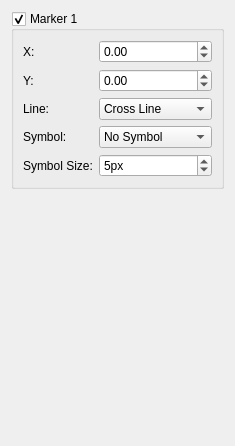
       <widget class="QWidget" name="tab_3">
        <attribute name="title">
         <string>Markers</string>
        </attribute>
        <layout class="QVBoxLayout" name="verticalLayout_25">
         <item>
          <widget class="QGroupBox" name="marker1Group">
           <property name="title">
            <string>Marker 1</string>
           </property>
           <property name="checkable">
            <bool>true</bool>
           </property>
           <layout class="QGridLayout" name="gridLayout">
            <item row="2" column="0">
             <widget class="QLabel" name="label_9">
              <property name="text">
               <string>Line:</string>
              </property>
             </widget>
            </item>
            <item row="1" column="0">
             <widget class="QLabel" name="label_8">
              <property name="text">
               <string>Y:</string>
              </property>
             </widget>
            </item>
            <item row="0" column="0">
             <widget class="QLabel" name="label_5">
              <property name="text">
               <string>X:</string>
              </property>
             </widget>
            </item>
            <item row="2" column="1">
             <widget class="QComboBox" name="marker1LineCombo">
              <property name="currentIndex">
               <number>3</number>
              </property>
              <item>
               <property name="text">
                <string>No Line</string>
               </property>
              </item>
              <item>
               <property name="text">
                <string>Horizontal Line</string>
               </property>
              </item>
              <item>
               <property name="text">
                <string>Vertical Line</string>
               </property>
              </item>
              <item>
               <property name="text">
                <string>Cross Line</string>
               </property>
              </item>
             </widget>
            </item>
            <item row="1" column="1">
             <widget class="QDoubleSpinBox" name="marker1YSpin">
              <property name="minimum">
               <double>-999999999.000000000000000</double>
              </property>
              <property name="maximum">
               <double>999999999.000000000000000</double>
              </property>
             </widget>
            </item>
            <item row="3" column="0">
             <widget class="QLabel" name="label_10">
              <property name="text">
               <string>Symbol:</string>
              </property>
             </widget>
            </item>
            <item row="0" column="1">
             <widget class="QDoubleSpinBox" name="marker1XSpin">
              <property name="minimum">
               <double>-999999999.000000000000000</double>
              </property>
              <property name="maximum">
               <double>999999999.000000000000000</double>
              </property>
             </widget>
            </item>
            <item row="3" column="1">
             <widget class="QComboBox" name="marker1SymbolCombo">
              <item>
               <property name="text">
                <string>No Symbol</string>
               </property>
              </item>
              <item>
               <property name="text">
                <string>Ellipse</string>
               </property>
              </item>
              <item>
               <property name="text">
                <string>Rect</string>
               </property>
              </item>
              <item>
               <property name="text">
                <string>Diamond</string>
               </property>
              </item>
              <item>
               <property name="text">
                <string>Triangle</string>
               </property>
              </item>
              <item>
               <property name="text">
                <string>DTriangle</string>
               </property>
              </item>
              <item>
               <property name="text">
                <string>UTriangle</string>
               </property>
              </item>
              <item>
               <property name="text">
                <string>LTriangle</string>
               </property>
              </item>
              <item>
               <property name="text">
                <string>RTriangle</string>
               </property>
              </item>
              <item>
               <property name="text">
                <string>Cross</string>
               </property>
              </item>
              <item>
               <property name="text">
                <string>X Cross</string>
               </property>
              </item>
              <item>
               <property name="text">
                <string>HLine</string>
               </property>
              </item>
              <item>
               <property name="text">
                <string>VLine</string>
               </property>
              </item>
              <item>
               <property name="text">
                <string>Star 1</string>
               </property>
              </item>
              <item>
               <property name="text">
                <string>Star 2</string>
               </property>
              </item>
              <item>
               <property name="text">
                <string>Hexagon</string>
               </property>
              </item>
             </widget>
            </item>
            <item row="4" column="0">
             <widget class="QLabel" name="label_11">
              <property name="text">
               <string>Symbol Size:</string>
              </property>
             </widget>
            </item>
            <item row="4" column="1">
             <widget class="QSpinBox" name="marker1SymbolSizeSpin">
              <property name="suffix">
               <string>px</string>
              </property>
              <property name="minimum">
               <number>1</number>
              </property>
              <property name="value">
               <number>5</number>
              </property>
             </widget>
            </item>
           </layout>
          </widget>
         </item>
         <item>
          <spacer name="verticalSpacer_9">
           <property name="orientation">
            <enum>Qt::Vertical</enum>
           </property>
           <property name="sizeHint" stdset="0">
            <size>
             <width>20</width>
             <height>246</height>
            </size>
           </property>
          </spacer>
         </item>
        </layout>
       </widget>
